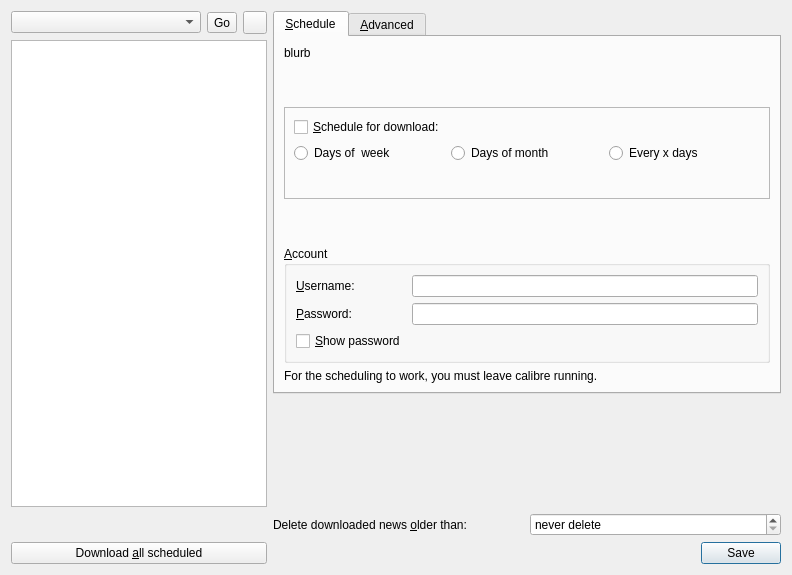
<?xml version="1.0" encoding="UTF-8"?>
<ui version="4.0">
 <class>Dialog</class>
 <widget class="QDialog" name="Dialog">
  <property name="geometry">
   <rect>
    <x>0</x>
    <y>0</y>
    <width>792</width>
    <height>575</height>
   </rect>
  </property>
  <property name="windowTitle">
   <string>Schedule news download</string>
  </property>
  <property name="windowIcon">
   <iconset resource="../../../../resources/images.qrc">
    <normaloff>:/images/scheduler.png</normaloff>:/images/scheduler.png</iconset>
  </property>
  <layout class="QGridLayout" name="gridLayout">
   <item row="0" column="0">
    <layout class="QHBoxLayout" name="horizontalLayout_2">
     <item>
      <widget class="SearchBox2" name="search"/>
     </item>
     <item>
      <widget class="QToolButton" name="go_button">
       <property name="text">
        <string>Go</string>
       </property>
      </widget>
     </item>
     <item>
      <widget class="QToolButton" name="clear_search_button">
       <property name="icon">
        <iconset resource="../../../../resources/images.qrc">
         <normaloff>:/images/clear_left.png</normaloff>:/images/clear_left.png</iconset>
       </property>
      </widget>
     </item>
    </layout>
   </item>
   <item row="0" column="1" rowspan="2">
    <widget class="QScrollArea" name="scrollArea">
     <property name="frameShape">
      <enum>QFrame::NoFrame</enum>
     </property>
     <property name="widgetResizable">
      <bool>true</bool>
     </property>
     <widget class="QWidget" name="scrollAreaWidgetContents">
      <property name="geometry">
       <rect>
        <x>0</x>
        <y>0</y>
        <width>518</width>
        <height>498</height>
       </rect>
      </property>
      <layout class="QVBoxLayout" name="verticalLayout_5">
       <property name="margin">
        <number>0</number>
       </property>
       <item>
        <widget class="QTabWidget" name="detail_box">
         <property name="currentIndex">
          <number>0</number>
         </property>
         <widget class="QWidget" name="tab">
          <attribute name="title">
           <string>&amp;Schedule</string>
          </attribute>
          <layout class="QVBoxLayout" name="verticalLayout">
           <item>
            <widget class="QLabel" name="blurb">
             <property name="text">
              <string>blurb</string>
             </property>
             <property name="wordWrap">
              <bool>true</bool>
             </property>
             <property name="openExternalLinks">
              <bool>true</bool>
             </property>
            </widget>
           </item>
           <item>
            <spacer name="verticalSpacer_3">
             <property name="orientation">
              <enum>Qt::Vertical</enum>
             </property>
             <property name="sizeHint" stdset="0">
              <size>
               <width>20</width>
               <height>40</height>
              </size>
             </property>
            </spacer>
           </item>
           <item>
            <widget class="QFrame" name="frame">
             <property name="frameShape">
              <enum>QFrame::StyledPanel</enum>
             </property>
             <property name="frameShadow">
              <enum>QFrame::Raised</enum>
             </property>
             <layout class="QVBoxLayout" name="verticalLayout_2">
              <item>
               <widget class="QCheckBox" name="schedule">
                <property name="text">
                 <string>&amp;Schedule for download:</string>
                </property>
               </widget>
              </item>
              <item>
               <layout class="QHBoxLayout" name="horizontalLayout">
                <item>
                 <widget class="QRadioButton" name="days_of_week">
                  <property name="text">
                   <string>Days of  week</string>
                  </property>
                 </widget>
                </item>
                <item>
                 <widget class="QRadioButton" name="days_of_month">
                  <property name="text">
                   <string>Days of month</string>
                  </property>
                 </widget>
                </item>
                <item>
                 <widget class="QRadioButton" name="every_x_days">
                  <property name="text">
                   <string>Every x days</string>
                  </property>
                 </widget>
                </item>
               </layout>
              </item>
              <item>
               <widget class="QStackedWidget" name="schedule_stack">
               </widget>
              </item>
              <item>
               <widget class="QLabel" name="last_downloaded">
                <property name="text">
                 <string/>
                </property>
                <property name="wordWrap">
                 <bool>true</bool>
                </property>
               </widget>
              </item>
             </layout>
            </widget>
           </item>
           <item>
            <spacer name="verticalSpacer_4">
             <property name="orientation">
              <enum>Qt::Vertical</enum>
             </property>
             <property name="sizeHint" stdset="0">
              <size>
               <width>20</width>
               <height>40</height>
              </size>
             </property>
            </spacer>
           </item>
           <item>
            <widget class="QGroupBox" name="account">
             <property name="title">
              <string>&amp;Account</string>
             </property>
             <layout class="QGridLayout" name="gridLayout_2">
              <item row="0" column="1">
               <widget class="QLineEdit" name="username"/>
              </item>
              <item row="0" column="0">
               <widget class="QLabel" name="label_2">
                <property name="text">
                 <string>&amp;Username:</string>
                </property>
                <property name="buddy">
                 <cstring>username</cstring>
                </property>
               </widget>
              </item>
              <item row="1" column="0">
               <widget class="QLabel" name="label_3">
                <property name="text">
                 <string>&amp;Password:</string>
                </property>
                <property name="buddy">
                 <cstring>password</cstring>
                </property>
               </widget>
              </item>
              <item row="1" column="1">
               <widget class="QLineEdit" name="password">
                <property name="echoMode">
                 <enum>QLineEdit::Password</enum>
                </property>
               </widget>
              </item>
              <item row="2" column="0">
               <widget class="QCheckBox" name="show_password">
                <property name="text">
                 <string>&amp;Show password</string>
                </property>
               </widget>
              </item>
             </layout>
            </widget>
           </item>
           <item>
            <widget class="QLabel" name="label">
             <property name="text">
              <string>For the scheduling to work, you must leave calibre running.</string>
             </property>
             <property name="wordWrap">
              <bool>true</bool>
             </property>
            </widget>
           </item>
          </layout>
         </widget>
         <widget class="QWidget" name="tab_2">
          <attribute name="title">
           <string>&amp;Advanced</string>
          </attribute>
          <layout class="QGridLayout" name="gridLayout_3">
           <item row="0" column="0">
            <widget class="QCheckBox" name="add_title_tag">
             <property name="text">
              <string>Add &amp;title as tag</string>
             </property>
            </widget>
           </item>
           <item row="1" column="0">
            <widget class="QLabel" name="label_5">
             <property name="text">
              <string>&amp;Extra  tags:</string>
             </property>
             <property name="buddy">
              <cstring>custom_tags</cstring>
             </property>
            </widget>
           </item>
           <item row="3" column="0" colspan="2">
            <widget class="QLabel" name="label_6">
             <property name="toolTip">
              <string>Maximum number of copies (issues) of this recipe to keep.  Set to 0 to keep all (disable).</string>
             </property>
             <property name="text">
              <string>&amp;Keep at most:</string>
             </property>
             <property name="buddy">
              <cstring>keep_issues</cstring>
             </property>
            </widget>
           </item>
           <item row="3" column="2">
            <widget class="QSpinBox" name="keep_issues">
             <property name="toolTip">
              <string>&lt;p&gt;When set, this option will cause calibre to keep, at most, the specified number of issues of this periodical. Every time a new issue is downloaded, the oldest one is deleted, if the total is larger than this number.
&lt;p&gt;Note that this feature only works if you have the option to add the title as tag checked, above.
&lt;p&gt;Also, the setting for deleting periodicals older than a number of days, below, takes priority over this setting.</string>
             </property>
             <property name="specialValueText">
              <string>all issues</string>
             </property>
             <property name="suffix">
              <string> issues</string>
             </property>
             <property name="maximum">
              <number>100000</number>
             </property>
            </widget>
           </item>
           <item row="4" column="1">
            <spacer name="verticalSpacer">
             <property name="orientation">
              <enum>Qt::Vertical</enum>
             </property>
             <property name="sizeHint" stdset="0">
              <size>
               <width>20</width>
               <height>40</height>
              </size>
             </property>
            </spacer>
           </item>
           <item row="1" column="2">
            <widget class="QLineEdit" name="custom_tags"/>
           </item>
          </layout>
         </widget>
        </widget>
       </item>
       <item>
        <spacer name="verticalSpacer_2">
         <property name="orientation">
          <enum>Qt::Vertical</enum>
         </property>
         <property name="sizeHint" stdset="0">
          <size>
           <width>20</width>
           <height>40</height>
          </size>
         </property>
        </spacer>
       </item>
      </layout>
     </widget>
    </widget>
   </item>
   <item row="1" column="0">
    <widget class="QTreeView" name="recipes">
     <property name="sizePolicy">
      <sizepolicy hsizetype="Minimum" vsizetype="Expanding">
       <horstretch>0</horstretch>
       <verstretch>0</verstretch>
      </sizepolicy>
     </property>
     <property name="showDropIndicator" stdset="0">
      <bool>false</bool>
     </property>
     <property name="iconSize">
      <size>
       <width>16</width>
       <height>16</height>
      </size>
     </property>
     <property name="animated">
      <bool>true</bool>
     </property>
     <property name="headerHidden">
      <bool>true</bool>
     </property>
    </widget>
   </item>
   <item row="2" column="0">
    <widget class="QLabel" name="count_label">
     <property name="text">
      <string/>
     </property>
     <property name="alignment">
      <set>Qt::AlignCenter</set>
     </property>
    </widget>
   </item>
   <item row="2" column="1">
    <layout class="QHBoxLayout" name="horizontalLayout_3">
     <item>
      <widget class="QLabel" name="label_7">
       <property name="text">
        <string>Delete downloaded news &amp;older than:</string>
       </property>
       <property name="buddy">
        <cstring>old_news</cstring>
       </property>
      </widget>
     </item>
     <item>
      <widget class="QSpinBox" name="old_news">
       <property name="toolTip">
        <string>&lt;p&gt;Delete downloaded news older than the specified number of days. Set to zero to disable.
&lt;p&gt;You can also control the maximum number of issues of a specific periodical that are kept by clicking the Advanced tab for that periodical above.</string>
       </property>
       <property name="specialValueText">
        <string>never delete</string>
       </property>
       <property name="suffix">
        <string> days</string>
       </property>
       <property name="maximum">
        <number>1000</number>
       </property>
      </widget>
     </item>
    </layout>
   </item>
   <item row="3" column="0">
    <widget class="QPushButton" name="download_all_button">
     <property name="toolTip">
      <string>Download all scheduled news sources at once</string>
     </property>
     <property name="text">
      <string>Download &amp;all scheduled</string>
     </property>
     <property name="icon">
      <iconset resource="../../../../resources/images.qrc">
       <normaloff>:/images/news.png</normaloff>:/images/news.png</iconset>
     </property>
    </widget>
   </item>
   <item row="3" column="1">
    <widget class="QDialogButtonBox" name="buttonBox">
     <property name="orientation">
      <enum>Qt::Horizontal</enum>
     </property>
     <property name="standardButtons">
      <set>QDialogButtonBox::Save</set>
     </property>
    </widget>
   </item>
  </layout>
 </widget>
 <customwidgets>
  <customwidget>
   <class>SearchBox2</class>
   <extends>QComboBox</extends>
   <header>calibre/gui2/search_box.h</header>
  </customwidget>
 </customwidgets>
 <resources>
  <include location="../../../../resources/images.qrc"/>
 </resources>
 <connections>
  <connection>
   <sender>buttonBox</sender>
   <signal>accepted()</signal>
   <receiver>Dialog</receiver>
   <slot>accept()</slot>
   <hints>
    <hint type="sourcelabel">
     <x>762</x>
     <y>570</y>
    </hint>
    <hint type="destinationlabel">
     <x>157</x>
     <y>274</y>
    </hint>
   </hints>
  </connection>
  <connection>
   <sender>buttonBox</sender>
   <signal>rejected()</signal>
   <receiver>Dialog</receiver>
   <slot>reject()</slot>
   <hints>
    <hint type="sourcelabel">
     <x>762</x>
     <y>570</y>
    </hint>
    <hint type="destinationlabel">
     <x>286</x>
     <y>274</y>
    </hint>
   </hints>
  </connection>
  <connection>
   <sender>add_title_tag</sender>
   <signal>toggled(bool)</signal>
   <receiver>keep_issues</receiver>
   <slot>setEnabled(bool)</slot>
   <hints>
    <hint type="sourcelabel">
     <x>508</x>
     <y>42</y>
    </hint>
    <hint type="destinationlabel">
     <x>577</x>
     <y>108</y>
    </hint>
   </hints>
  </connection>
 </connections>
</ui>
